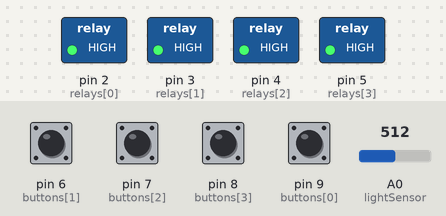
Bench run of a sketch on a simulated Arduino Uno, built with avr-gcc and run on an emulated ATmega328P. Parts: switched loads named in the sketch (green lamp = pin HIGH). Inputs (shaded band) come from the test bench; at power-on: pin 6 (buttons[1]), pin 7 (buttons[2]), pin 8 (buttons[3]), pin 9 (buttons[0]) LOW, A0 (lightSensor) = 512. What the sketch prints to the serial monitor is not drawn.

Above: at 1.2 s.
1.3 s: pin 6 (buttons[1]) pulled HIGH for 0.15 s
At 1.7 s:
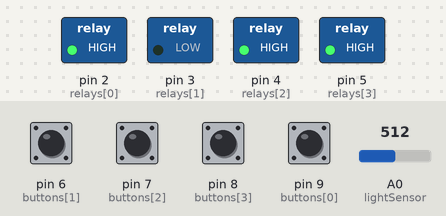
2.9 s: pin 7 (buttons[2]) pulled HIGH for 0.15 s
At 4.1 s:
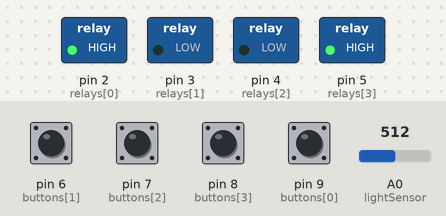
4.5 s: pin 8 (buttons[3]) pulled HIGH for 0.15 s
At 5.3 s:
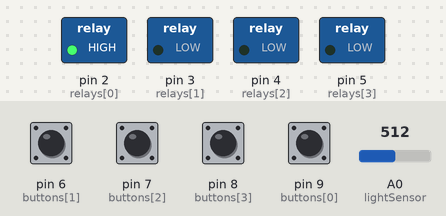
6.1 s: pin 9 (buttons[0]) pulled HIGH for 0.15 s
At 6.6 s:
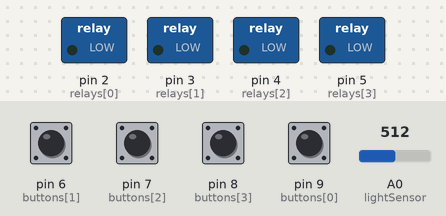
7.7 s: pin 6 (buttons[1]) pulled HIGH for 1 s
At 9.0 s:
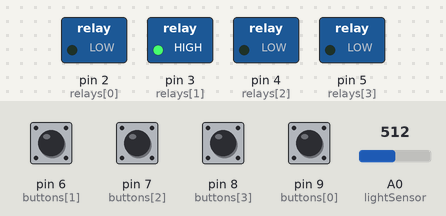
10.2 s: pin 7 (buttons[2]) pulled HIGH for 1 s
At 10.9 s:
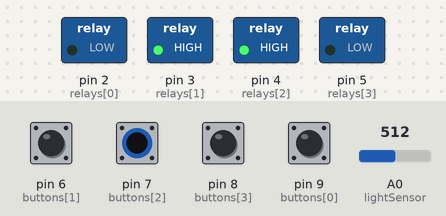
Timing chart, 0 to 13.2 s (numbered marks = the images above; inputs shaded):
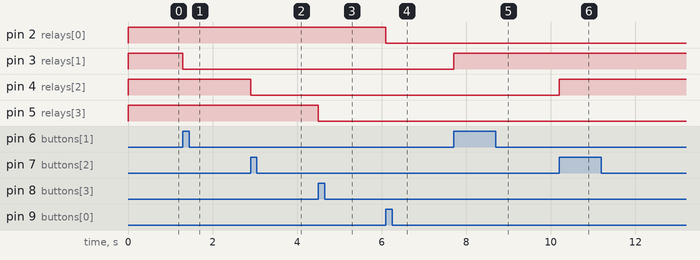

Measured:
- after the input at 1.3 s, pin 3 (relays[1]): HIGH → LOW at once
- after the input at 2.9 s, pin 4 (relays[2]): HIGH → LOW at once
- after the input at 4.5 s, pin 5 (relays[3]): HIGH → LOW at once
- after the input at 6.1 s, pin 2 (relays[0]): HIGH → LOW at once
- after the input at 7.7 s, pin 3 (relays[1]): LOW → HIGH at once
- after the input at 10.2 s, pin 4 (relays[2]): LOW → HIGH at once

The sketch:

SmartDeskControl.ino
```cpp
/*
* SmartDeskControl v1.2
*
* Written by Dimitri Tzika
*
* Control 4 relais via a simple html page or via 4 buttons
*
*/

#include <EtherCard.h>

// Network Settings
static byte myMac[] = {0x00,0x01,0x01,0x01,0x01,0x01};
static byte myIp[] = {192,168,123,200};
# define bufferSize 1400
byte Ethernet::buffer[bufferSize];
BufferFiller bfill;
#define csPin   10

// Relais, Buttons and LightSensor pin Settings
int relays[] = {2, 3, 4, 5};
int buttons[] = {9, 6, 7, 8};
#define lightSensor A0

// Relais, Buttons, LightSensor Status
bool relaysActive[] = {true, true, true, true};
int buttonsPressed[] = {0, 0, 0, 0};
bool buttonsCalmDown[] = {false, false, false, false};
int lightSensorStatus = 0;

// For HTTP Connection
word tcp;

// HTML Page Responses
const char http_OK[] PROGMEM =
"HTTP/1.0 200 OK\r\n"
"Content-Type: text/html\r\n"
"Pragma: no-cache\r\n\r\n";

const char http_Found[] PROGMEM =
"HTTP/1.0 302 Found\r\n"
"Location: /\r\n\r\n";

const char http_Unauthorized[] PROGMEM =
"HTTP/1.0 401 Unauthorized\r\n"
"Content-Type: text/html\r\n\r\n"
"<h1>401 Unauthorized</h1>";

void interfacePage(){
  bfill.emit_p(PSTR("$F"
    "<div class='btn-group'>"
      "<a href='?comRelay1=$F'><button class='button'>$F</button></a>"
      "<a href='?comRelay2=$F'><button class='button'>$F</button></a>"
      "<a href='?comRelay3=$F'><button class='button'>$F</button></a>"
      "<a href='?comRelay4=$F'><button class='button'>$F</button></a>"
    "</div>"),
  http_OK,
  relaysActive[0]?PSTR("off"):PSTR("on"),
  relaysActive[0]?PSTR("<font color=\"black\"><b>Speakers</b></font>"):PSTR("<font color=\"yellow\">Speakers</font>"),
  relaysActive[1]?PSTR("off"):PSTR("on"),
  relaysActive[1]?PSTR("<font color=\"black\"><b>PC-MONITOR</b></font>"):PSTR("<font color=\"yellow\">PC-MONITOR</font>"),
  relaysActive[2]?PSTR("off"):PSTR("on"),
  relaysActive[2]?PSTR("<font color=\"black\"><b>LIGHT</b></font>"):PSTR("<font color=\"yellow\">LIGHT</font>"),
  relaysActive[3]?PSTR("off"):PSTR("on"),
  relaysActive[3]?PSTR("<font color=\"black\"><b>LED</b></font>"):PSTR("<font color=\"yellow\">LED</font>"));
}

void interfacePageActions(){
  bfill = ether.tcpOffset();
  char *data = (char *) Ethernet::buffer + tcp;
  if (strncmp("GET /", data, 5) != 0)
    bfill.emit_p(http_Unauthorized); // Unsupported HTTP Request

  else {

    // Connection Status
    Serial.println("\nBegin");
    Serial.println(data);
    Serial.print("END");

    data += 5;
    if (data[0] == ' ')
      interfacePage(); // Return interfacePage

    // Toggle Pressed Relay
    else if (strncmp("?comRelay1=on ", data, 14) == 0) {
      relaysActive[0] = true;
      bfill.emit_p(http_Found);
    }

    else if (strncmp("?comRelay2=on ", data, 14) == 0) {
      relaysActive[1] = true;
      bfill.emit_p(http_Found);
    }

    else if (strncmp("?comRelay3=on ", data, 14) == 0) {
      relaysActive[2] = true;
      bfill.emit_p(http_Found);
    }

    else if (strncmp("?comRelay4=on ", data, 14) == 0) {
      relaysActive[3] = true;
      bfill.emit_p(http_Found);
    }

    else if (strncmp("?comRelay1=off ", data, 15) == 0) {
      relaysActive[0] = false;
      bfill.emit_p(http_Found);
    }

    else if (strncmp("?comRelay2=off ", data, 15) == 0) {
      relaysActive[1] = false;
      bfill.emit_p(http_Found);
    }

    else if (strncmp("?comRelay3=off ", data, 15) == 0) {
      relaysActive[2] = false;
      bfill.emit_p(http_Found);
    }

    else if (strncmp("?comRelay4=off ", data, 15) == 0) {
      // Check For Bright Light
      // if (lightSensorStatus < 1)
        relaysActive[3] = false;
      bfill.emit_p(http_Found);
    }

    else
      bfill.emit_p(http_Unauthorized); // Error

  }

    // Send HTTP Response
    ether.httpServerReply(bfill.position());
}

void network(){
  //  Check for Ethernet Packet And Then Check For TCP Packet
  tcp = ether.packetLoop(ether.packetReceive());

  // If TCP Packet Exists Then Response
  if (tcp)
    interfacePageActions();
}

void buttonAction(){
  for (unsigned int i = 0; i < sizeof(relays)/sizeof(unsigned int); i++){
    if (buttonsPressed[i] && !buttonsCalmDown[i]){
      buttonsCalmDown[i] = true;
      relaysActive[i] = !relaysActive[i];
    }
    else if (!buttonsPressed[i]){
      buttonsCalmDown[i] = false;
    }
  }
}

void update(){
  // Update Relais
  digitalWrite(relays[0], relaysActive[0]);
  digitalWrite(relays[1], relaysActive[1]);
  digitalWrite(relays[2], relaysActive[2]);
  digitalWrite(relays[3], relaysActive[3]);

  // Take Buttons & LightSensor Inputs
  buttonsPressed[0] = digitalRead(buttons[0]);
  buttonsPressed[1] = digitalRead(buttons[1]);
  buttonsPressed[2] = digitalRead(buttons[2]);
  buttonsPressed[3] = digitalRead(buttons[3]);

  lightSensorStatus = analogRead(lightSensor);
}

void setup(){
  Serial.begin(115200);
  Serial.println("[SmartDeskControl]");

  // Setup Network
  ether.begin(bufferSize, myMac, csPin);
  ether.staticSetup(myIp);

  // Setup Relais & Buttons
  pinMode(relays[0], OUTPUT);
  pinMode(relays[1], OUTPUT);
  pinMode(relays[2], OUTPUT);
  pinMode(relays[3], OUTPUT);

  pinMode(buttons[0], INPUT);
  pinMode(buttons[1], INPUT);
  pinMode(buttons[2], INPUT);
  pinMode(buttons[3], INPUT);
}

void loop(){
  update();
  // If Bright Light Turn OFF Relay
  // relayStatus4 = (relayStatus4 || lightSensorStatus > 10);
  network();
  buttonAction();
}
```
